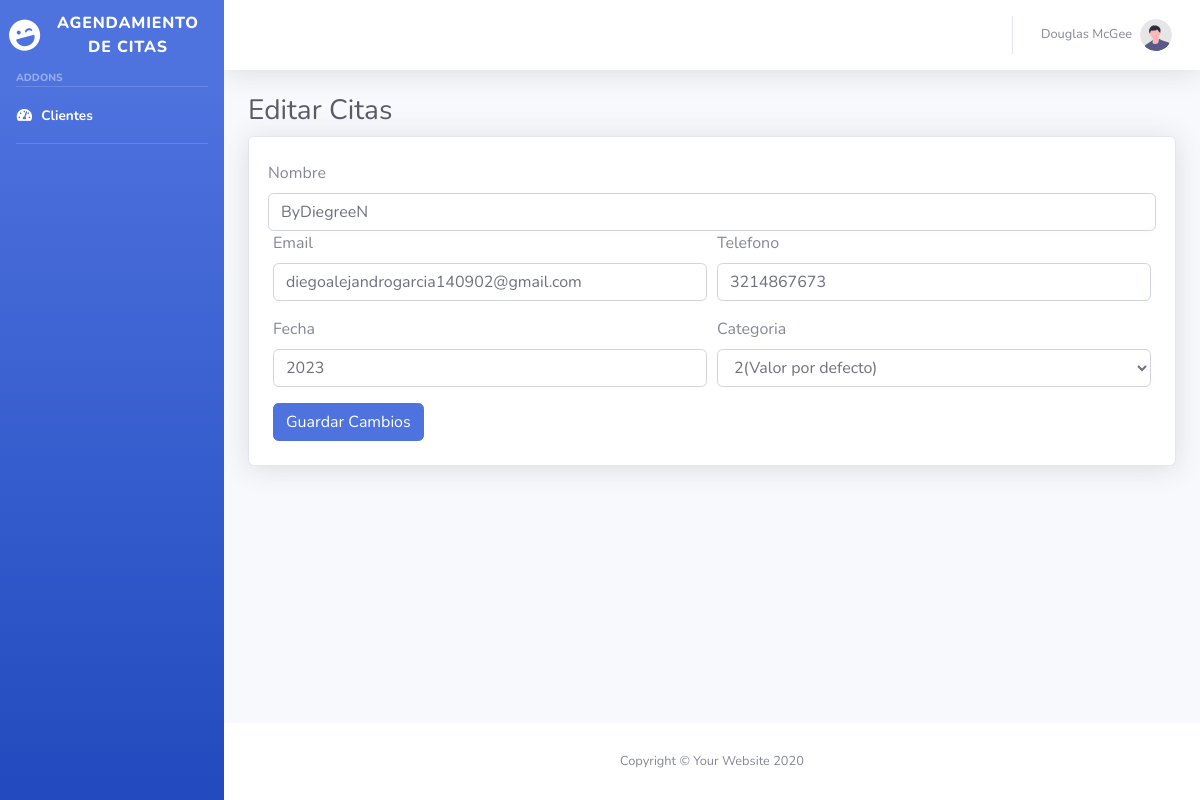
The page /View/admin/edit.php?id=1 (signed in) on the database its author committed.
### tables this page shows
CREATE TABLE `citas` (
  `cliente_id` int(11) NOT NULL,
  `cliente_name` varchar(100) DEFAULT NULL,
  `cliente_correo` varchar(300) DEFAULT NULL,
  `cliente_fecha` varchar(25) DEFAULT NULL,
  `cliente_tel` varchar(20) DEFAULT NULL,
  `categoria_id` int(11) DEFAULT NULL
);

### Model/Models/Connection.php (called while the page is built, shortened)
<?php
class Connection {
    private $name = "localhost";
    private $user = "root";
    private $password = "";
    private $db = "citas";
    private $connect;
    public function __construct(){
        $this->connect = new mysqli($this->name, $this->user, $this->password, $this->db );
    }
    public function connectDatabase(){
        return $this->connect;
    }
}
?>

### Model/Models/Citas.php (called while the page is built, shortened)
<?php
require_once("Connection.php");
class Citas extends Connection {
private $connect;
public function __construct(){
    $this->connect = $this->connectDatabase();
}
public function GetCitasById($id) {
    $sql = "SELECT * FROM citas where cliente_id = ?";
    $stmt = $this->connect->prepare($sql);
    if ($stmt) {
        $stmt->bind_param("i", $id);
        $stmt->execute();
        $result = $stmt->get_result();
        if ($result) {
            return $result->fetch_all(MYSQLI_ASSOC);
        } else {
            return false;
        }
    } else {
        return false;
    }
}
}
?>

### View/admin/edit.php (the view, shortened to what this page needs)
<?php
require_once('../../Model/Models/Citas.php');
$id = $_GET['id'];
$citas = new Citas;
$citas = $citas->GetCitasById($id);
?>
<!DOCTYPE html>
<html lang="en">
<head>
    <link href="vendor/fontawesome-free/css/all.min.css" rel="stylesheet" type="text/css">
    <link href="css/sb-admin-2.min.css" rel="stylesheet">
    <link href="vendor/datatables/dataTables.bootstrap4.min.css" rel="stylesheet">
</head>
<body id="page-top">
    <div id="wrapper">
        <ul class="navbar-nav bg-gradient-primary sidebar sidebar-dark accordion" id="accordionSidebar">
            <a class="sidebar-brand d-flex align-items-center justify-content-center" href="tables.php">
                <div class="sidebar-brand-icon rotate-n-15">
                    <i class="fas fa-laugh-wink"></i>
                </div>
                <div class="sidebar-brand-text mx-3">Agendamiento de citas</div>
            </a>
            <div class="sidebar-heading">
                Addons
            </div>
            <hr class="sidebar-divider my-0">
            <li class="nav-item active">
                <a class="nav-link" href="tables.php">
                    <i class="fas fa-fw fa-tachometer-alt"></i>
                    <span>Clientes</span></a>
            </li>
            <hr class="sidebar-divider">
        </ul>
        <div id="content-wrapper" class="d-flex flex-column">
            <div id="content">
                <nav class="navbar navbar-expand navbar-light bg-white topbar mb-4 static-top shadow">
                    <ul class="navbar-nav ml-auto">
                        <li class="nav-item dropdown no-arrow">
                            <a class="nav-link dropdown-toggle" href="#" id="userDropdown" role="button" data-toggle="dropdown" aria-haspopup="true" aria-expanded="false">
                                <span class="mr-2 d-none d-lg-inline text-gray-600 small">Douglas McGee</span>
                                <img class="img-profile rounded-circle" src="img/undraw_profile.svg">
                            </a>
                        </li>
                    </ul>
                </nav>
                <div class="container-fluid">
                    <h1 class="h3 mb-2 text-gray-800">Editar Citas</h1>
                    <div class="card shadow mb-4">
                        <?php if ($citas) {
                            foreach ($citas as $cita) { ?>
                                <form method="POST" class="m-4" action="../../Controller/CRUD/update-cita.php">
                                    <div class="form-row">
                                        <label for="inputEmail4">Nombre</label>
                                        <input type="text" class="form-control" id="inputEmail4" placeholder="Nombre" name="name" required value="<?php echo $cita['cliente_name'] ?>">
                                    </div>
                                    <div class="form-row">
                                        <div class="form-group col-md-6">
                                            <label for="inputAddress2">Email</label>
                                            <input type="email" class="form-control" id="inputAddress2" placeholder="example@example.com" name="email" required value="<?php echo $cita['cliente_correo'] ?>">
                                        </div>
                                        <div class="form-group col-md-6"><label for="inputAddress">Telefono</label>
                                            <input type="number" class="form-control" id="inputAddress" placeholder="+57 300 000 00 00" name="tel" required value="<?php echo $cita['cliente_tel'] ?>">
                                        </div>
                                    </div>
                                    <div class="form-row">
                                        <div class="form-group col-md-6">
                                            <label for="inputEmail4">Fecha</label>
                                            <input type="text" class="form-control" id="inputEmail4" placeholder="Nombre" name="date" required value="<?php echo $cita['cliente_fecha'] ?>">
                                        </div>
                                        <div class="form-group col-md-6">
                                            <label for="inputPassword4">Categoria</label>
                                            <select name="categoria" id="" class="form-control" required>
                                                <option value="<?php echo $cita['categoria_id'] ?>" selected><?php echo $cita['categoria_id'] ?>(Valor por defecto)</option>
                                            </select>
                                        </div>
                                    </div>
                                    <button type="submit" class="btn btn-primary">Guardar Cambios</button>
                                </form>
                        <?php }
                        } ?>
                    </div>
                </div>
            </div>
            <footer class="sticky-footer bg-white">
                <div class="container my-auto">
                    <div class="copyright text-center my-auto">
                        <span>Copyright &copy; Your Website 2020</span>
                    </div>
                </div>
            </footer>
        </div>
    </div>
</body>
</html>

### rows shown on the page
citas: name "ByDiegreeN", email "diegoalejandrogarcia140902@gmail.com", tel "3214867673", date "2023", categoria "2(Valor por defecto)"
